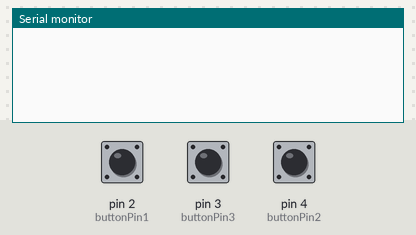
The sketch below on a simulated Arduino Uno, built with avr-gcc and run on an emulated ATmega328P. On the bench: the last lines printed to the serial monitor. Inputs (shaded band) come from the test bench; at power-on: pin 2 (buttonPin1) HIGH, pin 3 (buttonPin3) HIGH, pin 4 (buttonPin2) HIGH.

Above: at 1.2 s.
1.3 s: pin 2 (buttonPin1) pulled LOW for 0.15 s
At 2.4 s:
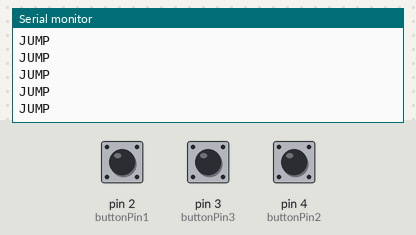
2.9 s: pin 3 (buttonPin3) pulled LOW for 0.15 s
At 3.7 s:
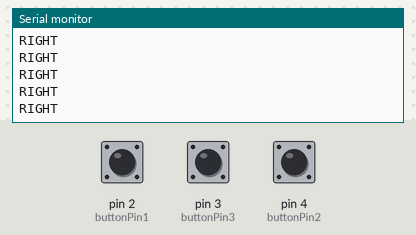
4.5 s: pin 4 (buttonPin2) pulled LOW for 0.15 s
At 5.8 s:
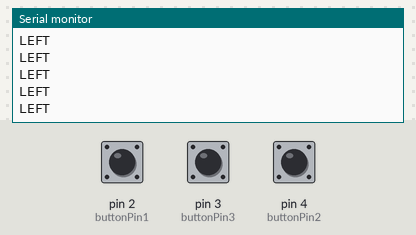
6.1 s: pin 3 (buttonPin3) driven LOW
At 7.1 s:
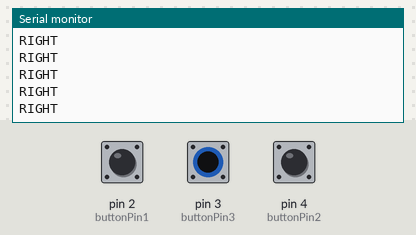
9.1 s: pin 2 (buttonPin1) driven LOW and pin 3 (buttonPin3) driven HIGH
At 9.8 s:
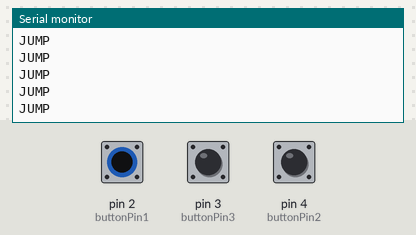

The sketch:

arduino_controller.ino
```cpp
const int buttonPin1 = 2; // Button for Jump
const int buttonPin2 = 4; // Button for Left
const int buttonPin3 = 3; // Button for Right

void setup() {
  pinMode(buttonPin1, INPUT_PULLUP);
  pinMode(buttonPin2, INPUT_PULLUP);
  pinMode(buttonPin3, INPUT_PULLUP);
  Serial.begin(9600);

}

void loop() {
  if (digitalRead(buttonPin1) == LOW) {
      Serial.println("JUMP");
      delay(10);  // Debounce delay
  }
  if (digitalRead(buttonPin2) == LOW) {
      Serial.println("LEFT");
      delay(10);
  }
  if (digitalRead(buttonPin3) == LOW) {
      Serial.println("RIGHT");
      delay(10);
  }
}
```

Measured:
- after the input at 1.3 s, the serial monitor: prints a new line at once (image 1)
- after the input at 2.9 s, the serial monitor: prints a new line at once (image 2)
- after the input at 4.5 s, the serial monitor: prints a new line at once (image 3)
- after the input at 6.1 s, the serial monitor: prints a new line at once (image 4)
- after the input at 9.1 s, the serial monitor: prints a new line at once (image 5)
